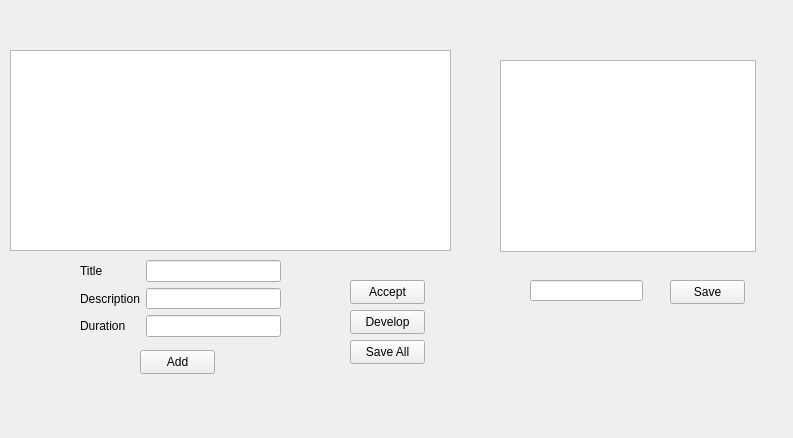
<?xml version="1.0" encoding="UTF-8"?>
<ui version="4.0">
 <class>Window</class>
 <widget class="QWidget" name="Window">
  <property name="geometry">
   <rect>
    <x>0</x>
    <y>0</y>
    <width>793</width>
    <height>438</height>
   </rect>
  </property>
  <property name="windowTitle">
   <string>Window</string>
  </property>
  <widget class="QTableView" name="tableView">
   <property name="geometry">
    <rect>
     <x>10</x>
     <y>50</y>
     <width>441</width>
     <height>201</height>
    </rect>
   </property>
  </widget>
  <widget class="QPushButton" name="developButton">
   <property name="geometry">
    <rect>
     <x>350</x>
     <y>310</y>
     <width>75</width>
     <height>24</height>
    </rect>
   </property>
   <property name="text">
    <string>Develop</string>
   </property>
  </widget>
  <widget class="QPushButton" name="addButton">
   <property name="geometry">
    <rect>
     <x>140</x>
     <y>350</y>
     <width>75</width>
     <height>24</height>
    </rect>
   </property>
   <property name="text">
    <string>Add</string>
   </property>
  </widget>
  <widget class="QWidget" name="layoutWidget">
   <property name="geometry">
    <rect>
     <x>80</x>
     <y>260</y>
     <width>201</width>
     <height>77</height>
    </rect>
   </property>
   <layout class="QFormLayout" name="formLayout">
    <item row="0" column="0">
     <widget class="QLabel" name="label">
      <property name="text">
       <string>Title</string>
      </property>
     </widget>
    </item>
    <item row="0" column="1">
     <widget class="QLineEdit" name="titleLineEdit"/>
    </item>
    <item row="1" column="0">
     <widget class="QLabel" name="label_2">
      <property name="text">
       <string>Description</string>
      </property>
     </widget>
    </item>
    <item row="1" column="1">
     <widget class="QLineEdit" name="descriptionLineEdit"/>
    </item>
    <item row="2" column="0">
     <widget class="QLabel" name="label_3">
      <property name="text">
       <string>Duration</string>
      </property>
     </widget>
    </item>
    <item row="2" column="1">
     <widget class="QLineEdit" name="dutationLineEdit"/>
    </item>
   </layout>
  </widget>
  <widget class="QPushButton" name="acceptButton">
   <property name="geometry">
    <rect>
     <x>350</x>
     <y>280</y>
     <width>75</width>
     <height>24</height>
    </rect>
   </property>
   <property name="text">
    <string>Accept</string>
   </property>
  </widget>
  <widget class="QPushButton" name="saveAllButton">
   <property name="geometry">
    <rect>
     <x>350</x>
     <y>340</y>
     <width>75</width>
     <height>24</height>
    </rect>
   </property>
   <property name="text">
    <string>Save All</string>
   </property>
  </widget>
  <widget class="QListWidget" name="listWidget">
   <property name="geometry">
    <rect>
     <x>500</x>
     <y>60</y>
     <width>256</width>
     <height>192</height>
    </rect>
   </property>
  </widget>
  <widget class="QLineEdit" name="saveDescriptionLineEdit">
   <property name="geometry">
    <rect>
     <x>530</x>
     <y>280</y>
     <width>113</width>
     <height>21</height>
    </rect>
   </property>
  </widget>
  <widget class="QPushButton" name="saveDescriptionButton">
   <property name="geometry">
    <rect>
     <x>670</x>
     <y>280</y>
     <width>75</width>
     <height>24</height>
    </rect>
   </property>
   <property name="text">
    <string>Save</string>
   </property>
  </widget>
 </widget>
 <resources/>
 <connections/>
</ui>
